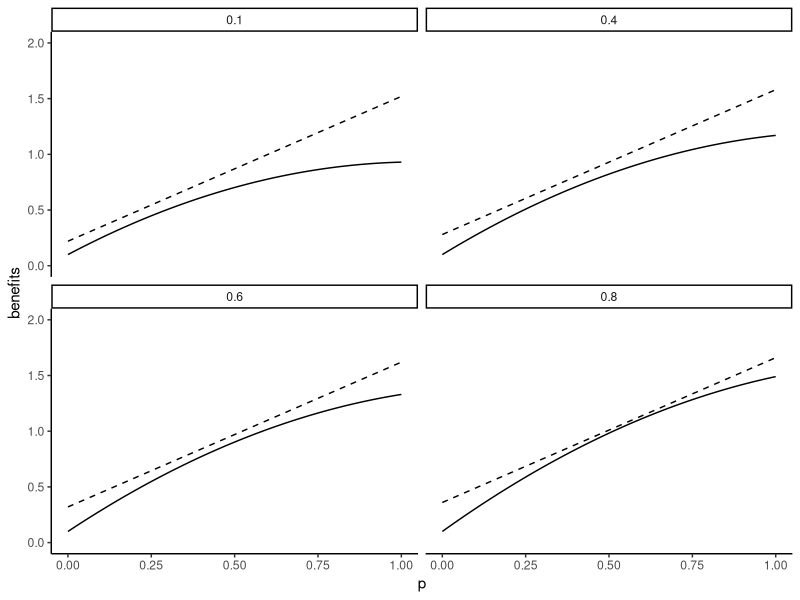
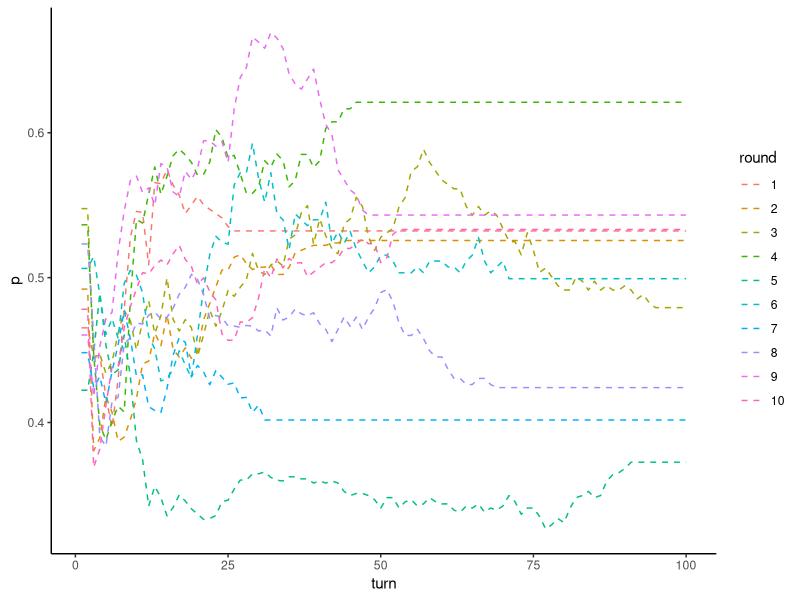

Reproduce these figures in R, in order.
######################################
#### Script for loss-aversion ABM ####
######################################

# Packages ----
library(tidyverse)
theme_set(theme_classic())

# Enviroment (Set-up) ----
# We need a cost function for the policy
cost_function <- function(t,p) {
  cost <- 0.2 + 1.3*p + 0.2*t
  return(cost)
}

# We need a benefit function for the policy
benefit_function <- function(t,p) {
  benefit <- 0.1 + 1.5*p + -0.75*(p^2) + 0.8*t*p
}

# Let's try it 
functions_df <- expand_grid(p = seq(0, 1, 
                                    length.out = 100),
                            t = c(0.1, 
                                  0.4, 
                                  0.6, 
                                  0.8))

benefits <- pmap_dbl(functions_df, benefit_function)
costs <- pmap_dbl(functions_df, cost_function)

functions_df <- functions_df %>% 
  mutate(benefits = benefits, 
         costs = costs)

functions_df %>% 
  ggplot(aes(
    x = p, 
    y = benefits
  )) +
  geom_line() +
  geom_line(data = functions_df, 
            aes(
              x = p, 
              y = costs
            ), 
            linetype = "dashed") +
  ylim(c(0,2)) +
  facet_wrap(~t)

# Okay this seems relatively tenable 

# Agents ----

# Now let's think about how this might look like in an ABM form 

N <- 50

turns <- 100

rounds <- 10

lambda <- 0.05

b_rate <- 0.1

output_df <- tibble(
  turn = rep(1:turns, rounds),
  p = as.numeric(rep(NA_real_, turns * rounds)),
  round = as.factor(rep(1:rounds, each = turns)), 
  lambda = lambda
)

# Begin the rounds
for (round in 1:rounds) {
  
  agents_df <- matrix(data = NA_real_,
                      nrow = N,
                      ncol = (3+turns)) %>%
    as.data.frame()
  
  colnames(agents_df) <- c("id", "type", "age",1:turns)
  
  # We begin by assigning each agent a type at random
  # And a starting policy at random
  
  agents_df$id <- c(1:N)
  agents_df$type <- runif(N)
  agents_df[,4] <- runif(N)
  
  # Initial average preference
  output_df[output_df$turn == 1 &
              output_df$round == round, "p"] <-
    mean(agents_df[,4])
  
  # Then we assing age categories at random as well
  # Let's start with 10 age categories
  agents_df$age <- sample(c(1:10), 
                          size = N, 
                          replace = T)
  
  # Build the loop for one round
  
  for (turn in 2:turns) {
    
    # Calculate benefits for each agent of current policy
    benefits <- map2_dbl(.x = agents_df$type,
                         .y = agents_df[,(turn+2)],
                         benefit_function)
    
    # Calculate costs for each agent for current policy
    costs <- map2_dbl(.x = agents_df$type,
                      .y = agents_df[, (turn+2)],
                      cost_function)
    
    # Get net benefits
    net_benefits <- benefits-costs
    
    # Pick demonstrators at random
    demonstrators <- sample(c(1:nrow(agents_df)),
                            size = nrow(agents_df),
                            replace = T)
    
    # I am going to assume that the status quo policy will be the one that individuals currently hold 
    # For whom is the observed new policy lower than where they currently are?
    lower_policy <- which(agents_df[demonstrators,turn+2] < agents_df[,turn+2])
    
    # For whom is the observed new policy higher than where they currently are? 
    higher_policy <- which(agents_df[demonstrators,turn+2] >= agents_df[,turn+2])
    
    # Empty container for benefit comparison
    benefits_comparison <- vector(length = N, mode = "numeric")
    
    # Benefit comparisons for those where new policy is lower
    benefits_comparison[lower_policy] <- (net_benefits[demonstrators[lower_policy]] - net_benefits[lower_policy]) - 
      lambda * (benefits[lower_policy]-benefits[demonstrators[lower_policy]])
    
    # Benefit comparisons for those where new policy is higher 
    benefits_comparison[higher_policy] <- (net_benefits[demonstrators[higher_policy]] - net_benefits[higher_policy]) - 
      lambda * (costs[demonstrators[higher_policy]]-costs[higher_policy])
    
    # People who perceive a higher net-benefit with the observe policy learn
    # Otherwise they stay where they are 
    learners <- which(benefits_comparison > 0)
    nonlearners <- which(benefits_comparison <= 0)
    
    # Learners update
    agents_df[learners, (turn+3)] <-
      agents_df[, turn+2][demonstrators[learners]]
    
    # Non-learners stay
    agents_df[nonlearners, (turn+3)] <-
      agents_df[nonlearners, (turn+2)]
    
    # Keep track of average policy
    output_df[output_df$turn == turn &
                output_df$round == round, "p"] <-
      mean(agents_df[, (turn+2)], na.rm = T)
    
    # Now, people on the last category die 
    agents_df <- agents_df %>% 
      filter(age != 10)
    
    # And everyone else ages 1 year
    agents_df$age <- agents_df$age+1
    
    # New births 
    new_births <- round(nrow(agents_df) * b_rate)
    
    if(new_births > 0) {
    new_ids <- c((max(agents_df$id)+1):(max(agents_df$id)+(new_births)))
    # Add new members to the dataframe
    agents_df <- agents_df %>% 
      add_row(
        id = new_ids,
        type = sample(agents_df$type, size = new_births, replace = T), 
        age = 1
      )
    
    agents_df[agents_df$id %in% new_ids,turn+3] <- sample(na.omit(agents_df[,turn+3]),
                                                          size = new_births,
                                                          replace = T)
    }
  }
}

# Examine the results ----

output_df %>% 
  ggplot(
    aes(
      x = turn, 
      y = p, 
      color = round
    )
  ) +
  geom_line(linetype = "dashed")
